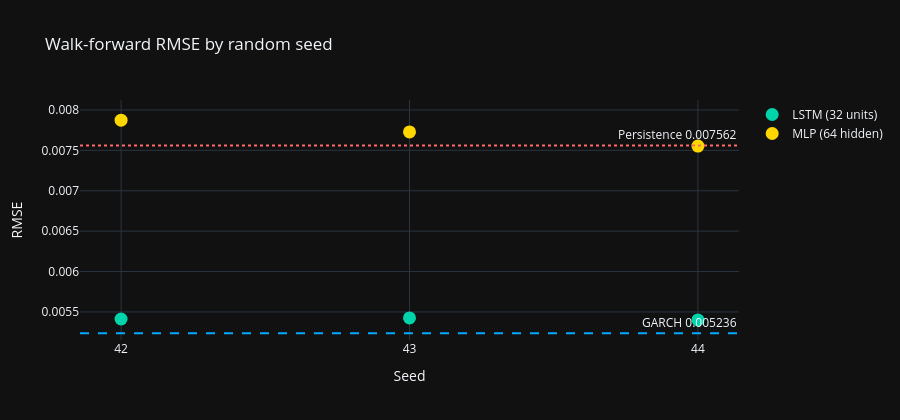

The cell this chart's notebook holds for it:
### Code cell
fig = go.Figure()
fig.add_trace(go.Scatter(
    x=[str(s) for s in SEED_LIST], y=lstm_rmses,
    mode='markers', name=f'LSTM ({LSTM_UNITS} units)',
    marker=dict(color='#00d4aa', size=13),
))
fig.add_trace(go.Scatter(
    x=[str(s) for s in SEED_LIST], y=mlp_rmses,
    mode='markers', name=f'MLP ({MLP_HIDDEN} hidden)',
    marker=dict(color='#ffd700', size=13),
))
fig.add_hline(y=GARCH_RMSE, line_dash='dash', line_color='#00aaff',
              annotation_text=f'GARCH {GARCH_RMSE:.6f}')
fig.add_hline(y=pers_rmse_check, line_dash='dot', line_color='#ff6b6b',
              annotation_text=f'Persistence {pers_rmse_check:.6f}')
fig.update_layout(
    template='plotly_dark',
    title='Walk-forward RMSE by random seed',
    xaxis_title='Seed', yaxis_title='RMSE',
    height=420,
)
fig.show()

seeds_losing_garch = len(SEED_LIST) - seeds_beating_garch - seeds_tied_garch
outcome_counts = (
    f"{seeds_beating_garch} beat {GARCH_LABEL} beyond the "
    f"{RMSE_MATERIAL:.0%} materiality threshold, {seeds_tied_garch} tied "
    f"within it and {seeds_losing_garch} fell short beyond it"
)
if max(seeds_beating_garch, seeds_tied_garch,
       seeds_losing_garch) == len(SEED_LIST):
    stability_verdict = (
        f"Of {len(SEED_LIST)} seeds, {outcome_counts}. Every seed gives the "
        "same answer, so the conclusion does not depend on which run is "
        "reported."
    )
else:
    stability_verdict = (
        f"Of {len(SEED_LIST)} seeds, {outcome_counts}. The answer to this "
        "notebook's central question depends on which run happens to be "
        "reported, which means no single run should be reported as the answer."
    )

display(Markdown(f"""
### What the spread means

LSTM walk-forward RMSE ranges from {lstm_rmse_min:.6f} to {lstm_rmse_max:.6f}
across {len(SEED_LIST)} seeds, a spread of {lstm_spread_pct:.1f}% of the
smaller value, with standard deviation {lstm_rmse_sd:.6f}. The MLP spread is
{mlp_spread_pct:.1f}%.

{stability_verdict}

Every setting of these runs is identical except the seed: same data, same
splits, same architecture, same refit schedule, same hardware. Within this
execution, runs that differ only in seed moved LSTM RMSE by
{lstm_spread_pct:.1f}%, so any single seed's gap to {GARCH_LABEL} should be
read against that spread. Re-executing the notebook moves each seed's result
as well, because a fixed seed does not make TensorFlow deterministic on CPU
(section 5), so the spread measured here does not capture all of the
variation between runs. That is why the verdict above counts every seed
against the {RMSE_MATERIAL:.0%} materiality threshold rather than relying on
one.

GARCH has no equivalent spread. Maximum likelihood on a fixed sample returns
the same coefficients on every run, so its {GARCH_RMSE:.6f} is a property of
the data rather than of one execution. For a model whose output feeds a daily
risk report, that difference is not a technicality: a forecast that changes
when the pipeline is re-run is a forecast that has to be versioned, logged and
explained.

The sections that follow use the primary seed ({SEED}) so the diagnostics
remain directly comparable to Notebook 05. Read every figure in them as one
draw from the distribution above.
"""))

### Figure 1 — Plotly figure (JSON) as saved in the notebook; plotly's stock layout.template omitted (floating-point values rounded to 4 significant figures)
{"data": [{"marker": {"color": "#00d4aa", "size": 13}, "mode": "markers", "name": "LSTM (32 units)", "type": "scatter", "x": ["42", "43", "44"], "y": [0.005412, 0.005425, 0.005402]}, {"marker": {"color": "#ffd700", "size": 13}, "mode": "markers", "name": "MLP (64 hidden)", "type": "scatter", "x": ["42", "43", "44"], "y": [0.007874, 0.007729, 0.007554]}], "layout": {"annotations": [{"showarrow": false, "text": "GARCH 0.005236", "x": 1, "xanchor": "right", "xref": "x domain", "y": 0.005236, "yanchor": "bottom", "yref": "y"}, {"showarrow": false, "text": "Persistence 0.007562", "x": 1, "xanchor": "right", "xref": "x domain", "y": 0.007562, "yanchor": "bottom", "yref": "y"}], "height": 420, "shapes": [{"line": {"color": "#00aaff", "dash": "dash"}, "type": "line", "x0": 0, "x1": 1, "xref": "x domain", "y0": 0.005236, "y1": 0.005236, "yref": "y"}, {"line": {"color": "#ff6b6b", "dash": "dot"}, "type": "line", "x0": 0, "x1": 1, "xref": "x domain", "y0": 0.007562, "y1": 0.007562, "yref": "y"}], "title": {"text": "Walk-forward RMSE by random seed"}, "xaxis": {"title": {"text": "Seed"}}, "yaxis": {"title": {"text": "RMSE"}}}}
